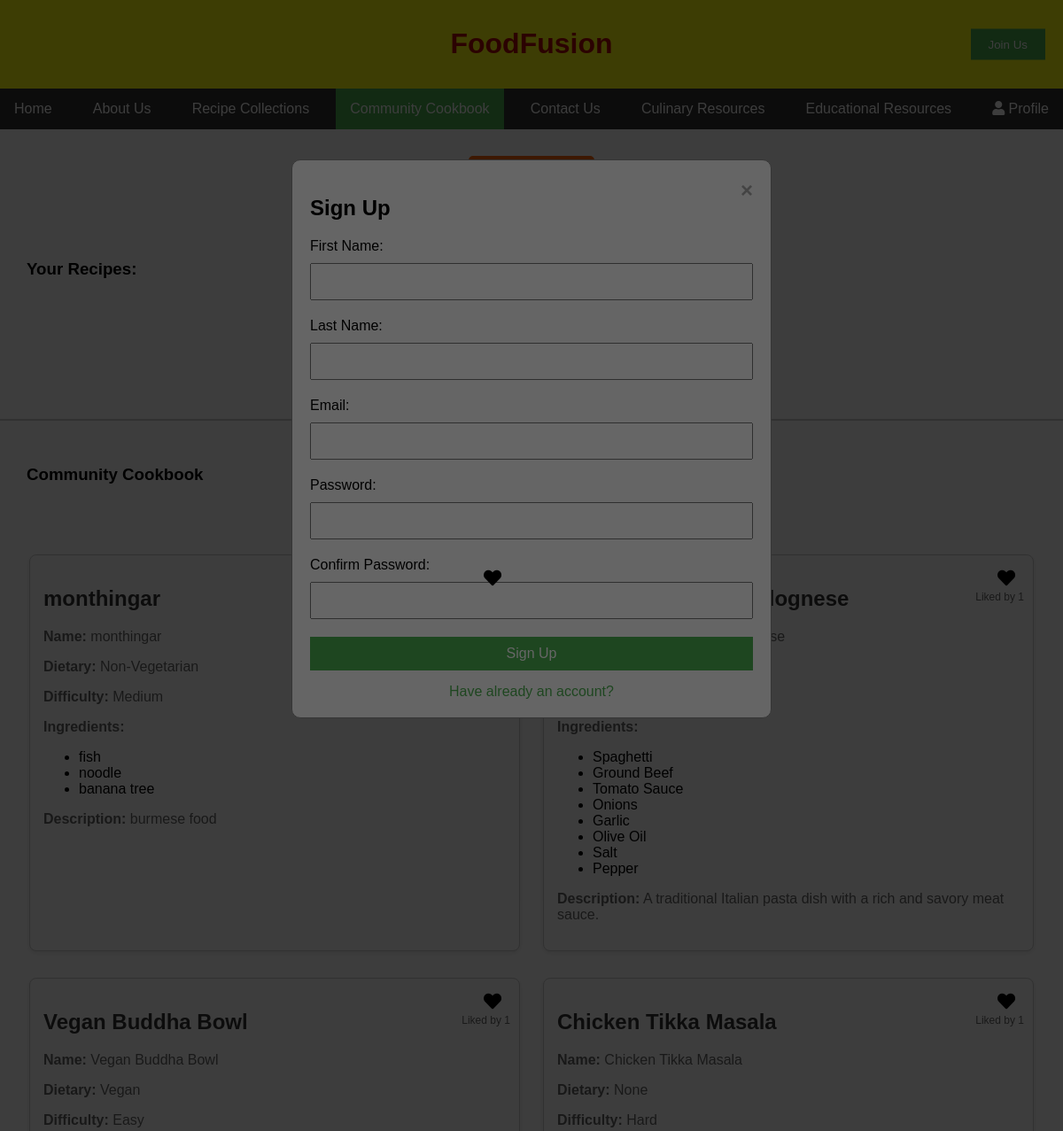
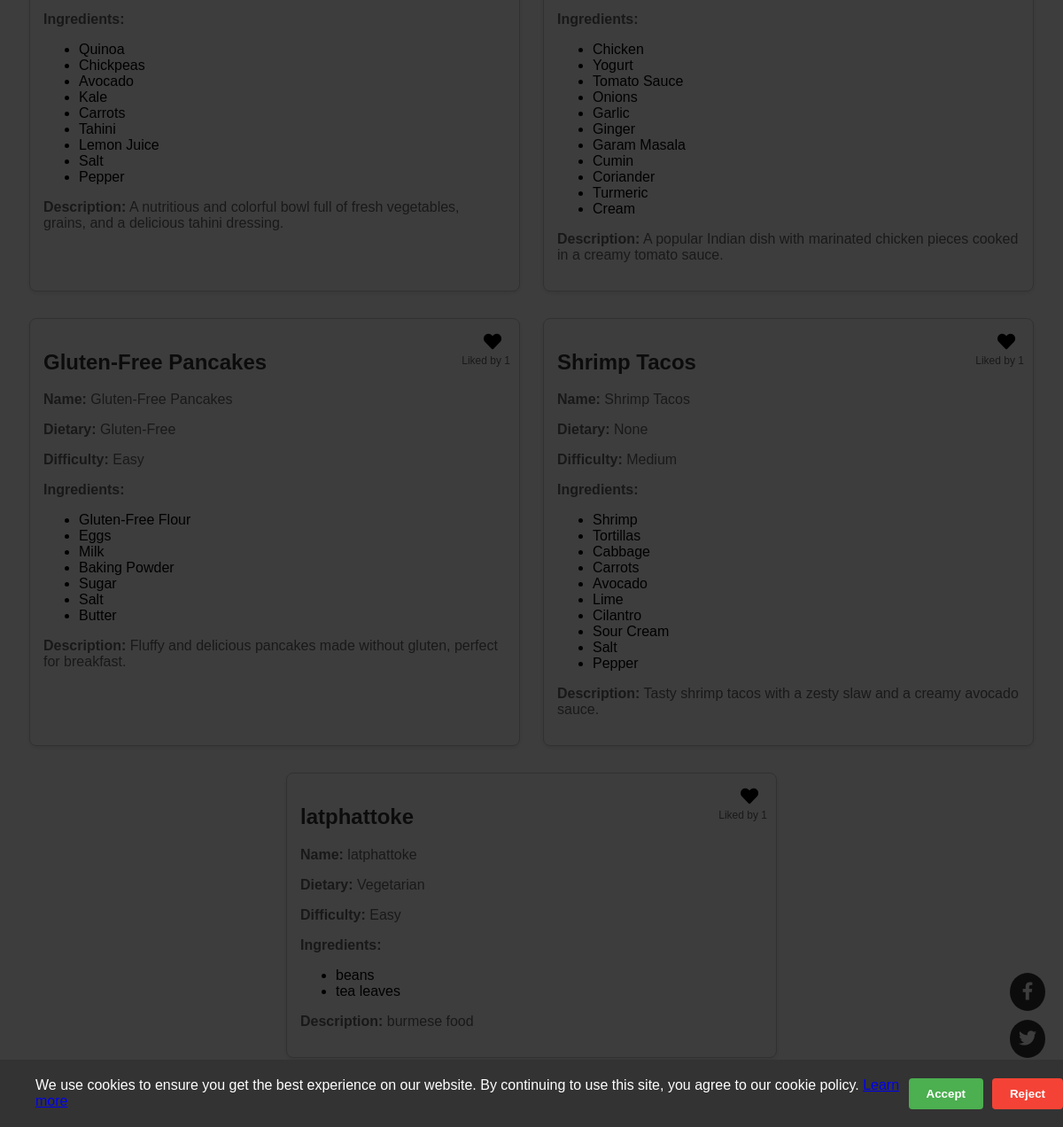
Screenshot of /communityCookbook.php with the database file from the repository (2 pictures, top to bottom).
### tables this page shows
CREATE TABLE `community_recipes` (
  `community_recipe_id` int(11) NOT NULL,
  `title` varchar(255) NOT NULL,
  `description` text DEFAULT NULL,
  `ingredients` text DEFAULT NULL,
  `categories` varchar(100) DEFAULT NULL,
  `dietary_preferences` varchar(100) DEFAULT NULL,
  `difficulty_level` enum('Easy','Medium','Hard') DEFAULT 'Easy',
  `submitted_by` int(11) DEFAULT NULL,
  `submitted_at` timestamp NOT NULL DEFAULT current_timestamp()
);

### communityCookbook.php (the view, shortened to what this page needs)
<?php
require_once 'db_connect.php';
$loggedIn = isset($_SESSION['logged_in']) && $_SESSION['logged_in'] === true;
$userId = $loggedIn ? $_SESSION['user_id'] : null;
$yourRecipes = [];
$communityRecipes = [];
$stmt = $conn->prepare("
    SELECT cr.*,
            (SELECT COUNT(*) FROM interaction_like WHERE community_recipe_id = cr.community_recipe_id) AS like_count,
            (SELECT COUNT(*) FROM interaction_like WHERE community_recipe_id = cr.community_recipe_id AND user_id = ?) AS user_liked
    FROM community_recipes cr
");
$stmt->bind_param("i", $userId);
$stmt->execute();
$result = $stmt->get_result();
while ($row = $result->fetch_assoc()) {
    $communityRecipes[] = $row;
}
?>
<!DOCTYPE html>
<html lang="en">
<head>
    <link rel="stylesheet" href="css/hello.css">
    <link rel="stylesheet" href="css/communityCookbook.css">
    <link rel="stylesheet" href="https://cdnjs.cloudflare.com/ajax/libs/font-awesome/5.15.4/css/all.min.css">
    <link rel="stylesheet" href="css/login.css">
</head>
<body>
    <div class="container">
        <div class="headerIcon">
            <h1>FoodFusion</h1>
            <?php if (!$loggedIn): ?>
                <button class="signup-btn" id="signup-btn">Join Us</button>
            <?php else: ?>
            <?php endif; ?>
        </div>
        <div class="mainContent">
            <nav class="navbar">
                <ul class="nav-links" id="nav-links">
                <li><a href="homepage.php">Home</a></li>
                    <li><a href="aboutus.php">About Us</a></li>
                    <li><a href="recipecollection.php">Recipe Collections</a></li>
                    <li><a class="active" href="communityCookbook.php">Community Cookbook</a></li>
                    <li><a href="contactUs.php">Contact Us</a></li>
                    <li><a href="culinaryResources.php">Culinary Resources</a></li>
                    <li><a href="eduResources.php">Educational Resources</a></li>
                    <li style="float:right"><a href="#" <?php echo !$loggedIn ? 'id="profile-btn"' : 'id="profile-link"'; ?>><i class="fas fa-user"></i> Profile</a></li>
                </ul>
            </nav>
            <div class="container" style="align-items: center; padding: 10px">
                <button class="open-recipe-btn" id="open-recipe-btn">Create Recipe</button>
            </div>
            <div class="container">
                <h3 style="padding: 30px;">Your Recipes:</h3>
                <div class="recipeContainer">
                    <?php if ($loggedIn && !empty($yourRecipes)): ?>
                        <?php foreach ($yourRecipes as $recipe): ?>
                            <div class="recipe">
                                <h2><?= htmlspecialchars($recipe['title']); ?></h2>
                                <p><strong>Category:</strong> <?= htmlspecialchars($recipe['categories']); ?></p>
                                <p><strong>Dietary:</strong> <?= htmlspecialchars($recipe['dietary_preferences']); ?></p>
                                <p><strong>Difficulty:</strong> <?= htmlspecialchars($recipe['difficulty_level']); ?></p>
                                <p><strong>Ingredients:</strong></p>
                                <?php
                                    $ingredientsList = explode(',', $recipe['ingredients']);
                                    if (count($ingredientsList) > 0):
                                ?>
                                <ul class="ingredients-list">
                                    <?php foreach ($ingredientsList as $ingredient): ?>
                                        <li><?php echo htmlspecialchars(trim($ingredient)); ?></li>
                                    <?php endforeach; ?>
                                </ul>
                                <?php endif; ?>
                                <p><strong>Description:</strong> <?= htmlspecialchars($recipe['description']); ?></p>
                            </div>
                        <?php endforeach; ?>
                    <?php else: ?>
                        <p>No recipes found. Start creating your own!</p>
                    <?php endif; ?>
                </div>
            </div>
            <hr style="width: 100%; margin: 20px auto; border: 1px solid #ccc; ">
            <h3 style="padding: 30px;">Community Cookbook</h3>
            <div class="recipeContainer">
                <?php foreach ($communityRecipes as $recipe): ?>
                    <div class="recipe" id="recipe-<?php echo $recipe['community_recipe_id']; ?>">
                        <h2><?php echo htmlspecialchars($recipe['title']); ?></h2>
                        <p><strong>Name:</strong> <?php echo htmlspecialchars($recipe['title']); ?></p>
                        <p><strong>Dietary:</strong> <?php echo htmlspecialchars($recipe['dietary_preferences']); ?></p>
                        <p><strong>Difficulty:</strong> <?php echo htmlspecialchars($recipe['difficulty_level']); ?></p>
                        <p><strong>Ingredients:</strong></p>
                        <?php
                            $ingredientsList = explode(',', $recipe['ingredients']);
                            if (count($ingredientsList) > 0 && !empty(trim($recipe['ingredients']))):
                        ?>
                        <ul class="ingredients-list">
                            <?php foreach ($ingredientsList as $ingredient): ?>
                                <li><?php echo htmlspecialchars(trim($ingredient)); ?></li>
                            <?php endforeach; ?>
                        </ul>
                        <?php endif; ?>
                        <p><strong>Description:</strong> <?php echo htmlspecialchars($recipe['description']); ?></p>
                        <button type="button" class="reactButton love-btn" data-recipe-id="<?php echo $recipe['community_recipe_id']; ?>">
                            <i class="fas fa-heart" style="color: <?php echo ($recipe['user_liked'] > 0) ? 'red' : 'black'; ?>;"></i>
                        </button>
                        <?php if ($recipe['like_count'] > 0): ?>
                            <span class="like-count">Liked by <?php echo $recipe['like_count']; ?></span>
                        <?php else: ?>
                            <span class="like-count" style="display: none;"></span>
                        <?php endif; ?>
                    </div>
                <?php endforeach; ?>
            </div>
        </div>
        <div class="footerIcon">
        </div>
    </div>
    <div class="social-media-links">
        <a href="https://www.facebook.com" target="_blank"><i class="fab fa-facebook-f"></i></a>
        <a href="https://www.twitter.com" target="_blank"><i class="fab fa-twitter"></i></a>
        <a href="https://www.instagram.com" target="_blank"><i class="fab fa-instagram"></i></a>
    </div>
    <div class="signup-popup" id="signup-popup">
        <div class="signup-popup-content">
            <span class="close-btn" id="close-btn">&times;</span>
            <h2>Sign Up</h2>
            <form id="signup-form">
                <label for="firstname">First Name:</label>
                <input type="text" id="firstname" name="firstname" required>
                <label for="lastname">Last Name:</label>
                <input type="text" id="lastname" name="lastname" required>
                <label for="email">Email:</label>
                <input type="email" id="email" name="email" required>
                <label for="password">Password:</label>
                <input type="password" id="password" name="password" required>
                <label for="confirm-password">Confirm Password:</label>
                <input type="password" id="confirm-password" name="confirm-password" required>
                <button type="submit">Sign Up</button>
            </form>
            <div class="form-link">
                <a href="#" id="login-link">Have already an account?</a>
            </div>
        </div>
    </div>
    <div class="cookie-popup" id="cookie-popup">
        <div class="cookie-popup-content">
            <p>We use cookies to ensure you get the best experience on our website. By continuing to use this site, you agree to our cookie policy. <a href="#">Learn more</a></p>
            <div class="cookie-buttons">
                <button class="accept-btn" id="accept-btn">Accept</button>
                <button class="reject-btn" id="reject-btn">Reject</button>
            </div>
        </div>
    </div>
</body>
</html>

### css/hello.css (style rules this page uses)
body, html { height: 100%; margin: 0; }
body { font-family: Arial, sans-serif; }
.container { display: flex; flex-direction: column; min-height: 100%; }
.headerIcon { background-color: #FFFF11; text-align: center; color: #B60707; padding: 10px; position: relative; }
.signup-btn { background-color: #4CAF50; color: white; border: none; padding: 10px 20px; cursor: pointer; position: absolute; right: 20px; top: 50%; transform: translateY(-50%); }
.footerIcon { background-color: grey; text-align: center; padding: 10px; }
.mainContent { flex-grow: 1; }
.navbar { background-color: #333; overflow: hidden; }
.nav-links { list-style-type: none; margin: 0; padding: 0; display: flex; justify-content: space-between; }
.nav-links li { float: left; }
.nav-links li a { display: block; color: white; text-align: center; padding: 14px 16px; text-decoration: none; }
.nav-links .active { background-color: #4CAF50; }
.recipe { background-color: #f4f4f4; border: 1px solid #ccc; border-radius: 8px; box-shadow: 0 2px 4px rgba(0, 0, 0, 0.1); margin: 10px; padding: 20px; width: 45%; }
.recipe h2 { color: #333; }
.recipe p { color: #666; }
.recipeContainer { display: flex; flex-wrap: wrap; justify-content: space-around; padding: 20px; }
.social-media-links { position: fixed; right: 20px; bottom: 20px; display: flex; flex-direction: column; }
.social-media-links a { color: white; background-color: #333; border-radius: 50%; padding: 10px; margin: 5px 0; text-align: center; text-decoration: none; font-size: 20px; transition: background-color 0.3s; }
.signup-popup { display: none; position: fixed; z-index: 1; left: 0; top: 0; width: 100%; height: 100%; overflow: auto; background-color: rgba(0, 0, 0, 0.4); }
.signup-popup-content { background-color: #fefefe; margin: 15% auto; padding: 20px; border: 1px solid #888; width: 80%; max-width: 500px; border-radius: 10px; }
.close-btn { color: #aaa; float: right; font-size: 28px; font-weight: bold; }
.signup-popup form { display: flex; flex-direction: column; }
.signup-popup label { margin-bottom: 10px; }
.signup-popup input { margin-bottom: 20px; padding: 10px; font-size: 16px; }
.signup-popup button { padding: 10px; font-size: 16px; background-color: #4CAF50; color: white; border: none; cursor: pointer; }
body.cookie-pending { overflow: hidden; }
body.cookie-pending::before { content: ""; position: fixed; top: 0; left: 0; width: 100%; height: 100%; background-color: rgba(0, 0, 0, 0.6); z-index: 999; }
.cookie-popup { display: none; position: fixed; bottom: 0; left: 0; width: 100%; background-color: #333; color: white; text-align: center; padding: 20px; z-index: 1000; }
.cookie-popup-content { display: flex; justify-content: space-between; align-items: center; max-width: 1200px; margin: 0 auto; padding: 0 20px; }
.cookie-popup-content p { margin: 0; text-align: left; flex-grow: 1; }
.cookie-buttons { display: flex; gap: 10px; }
.accept-btn, .reject-btn { padding: 10px 20px; border: none; cursor: pointer; border-radius: 4px; font-weight: bold; }
.accept-btn { background-color: #4CAF50; color: white; }
.reject-btn { background-color: #f44336; color: white; }

### css/communityCookbook.css (style rules this page uses)
.reactButton { position: absolute; top: 10px; right: 10px; background-color: transparent; border: none; font-size: 20px; cursor: pointer; padding: 5px 10px; transition: transform 0.2s; z-index: 10; }
.recipe { position: relative; margin-bottom: 20px; padding: 15px; border-radius: 8px; box-shadow: 0 2px 5px rgba(0,0,0,0.1); background-color: #fff; min-height: 150px; }
.close-btn { float: right; font-size: 24px; cursor: pointer; }
.open-recipe-btn { display: block; margin: 20px auto; background-color: #ff6600; color: white; border: none; padding: 10px 20px; font-size: 16px; cursor: pointer; border-radius: 5px; }
.love-btn { color: black; }
.like-count { position: absolute; top: 40px; right: 10px; font-size: 12px; color: #666; }

### css/login.css (style rules this page uses)
.form-link { text-align: center; margin-top: 15px; }
.form-link a { color: #4CAF50; text-decoration: none; }

### rows the page displays
community_recipes: title "monthingar", dietary_preferences "Non-Vegetarian", difficulty_level "Medium", ingredients "fish", ingredients "noodle", ingredients "banana tree", description "burmese food"
community_recipes: title "Classic Spaghetti Bolognese", ingredients "Spaghetti", ingredients "Ground Beef", ingredients "Tomato Sauce", ingredients "Onions", ingredients "Garlic", ingredients "Olive Oil", ingredients "Salt", ingredients "Pepper", description "A traditional Italian pasta dish with a rich and savory meat sauce.", like_count "1"
community_recipes: title "Vegan Buddha Bowl", dietary_preferences "Vegan", difficulty_level "Easy", ingredients "Quinoa", ingredients "Chickpeas", ingredients "Avocado", ingredients "Kale", ingredients "Carrots", ingredients "Tahini", ingredients "Lemon Juice", ingredients "Salt", ingredients "Pepper", description "A nutritious and colorful bowl full of fresh vegetables, grains, and a delicious tahini dressing.", like_count "1"
community_recipes: title "Chicken Tikka Masala", dietary_preferences "None", difficulty_level "Hard", ingredients "Chicken", ingredients "Yogurt", ingredients "Tomato Sauce", ingredients "Onions", ingredients "Garlic", ingredients "Ginger", ingredients "Garam Masala", ingredients "Cumin", ingredients "Coriander", ingredients "Turmeric", ingredients "Cream", description "A popular Indian dish with marinated chicken pieces cooked in a creamy tomato sauce.", like_count "1"
community_recipes: title "Gluten-Free Pancakes", dietary_preferences "Gluten-Free", difficulty_level "Easy", ingredients "Gluten-Free Flour", ingredients "Eggs", ingredients "Milk", ingredients "Baking Powder", ingredients "Sugar", ingredients "Salt", ingredients "Butter", description "Fluffy and delicious pancakes made without gluten, perfect for breakfast.", like_count "1"
community_recipes: title "Shrimp Tacos", dietary_preferences "None", difficulty_level "Medium", ingredients "Shrimp", ingredients "Tortillas", ingredients "Cabbage", ingredients "Carrots", ingredients "Avocado", ingredients "Lime", ingredients "Cilantro", ingredients "Sour Cream", ingredients "Salt", ingredients "Pepper", description "Tasty shrimp tacos with a zesty slaw and a creamy avocado sauce.", like_count "1"
community_recipes: title "latphattoke", dietary_preferences "Vegetarian", difficulty_level "Easy", ingredients "beans", ingredients "tea leaves", description "burmese food", like_count "1"
